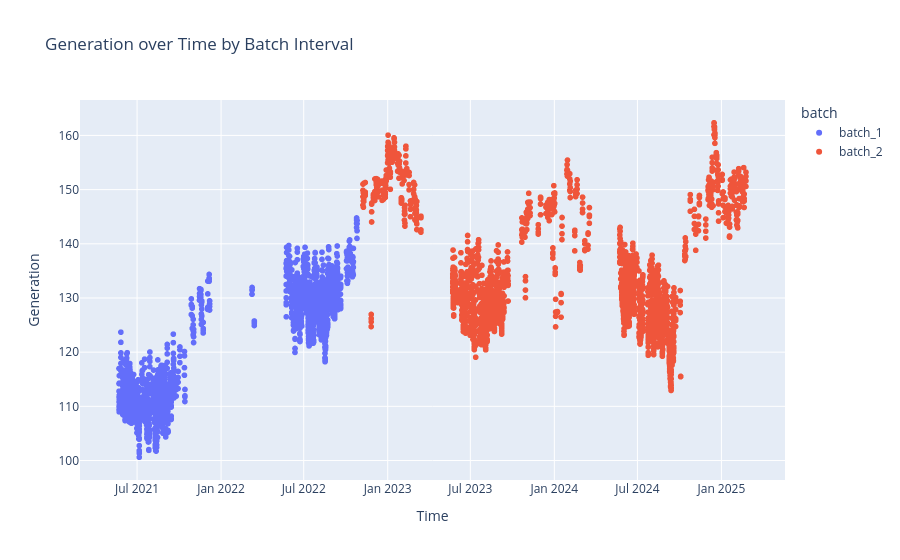
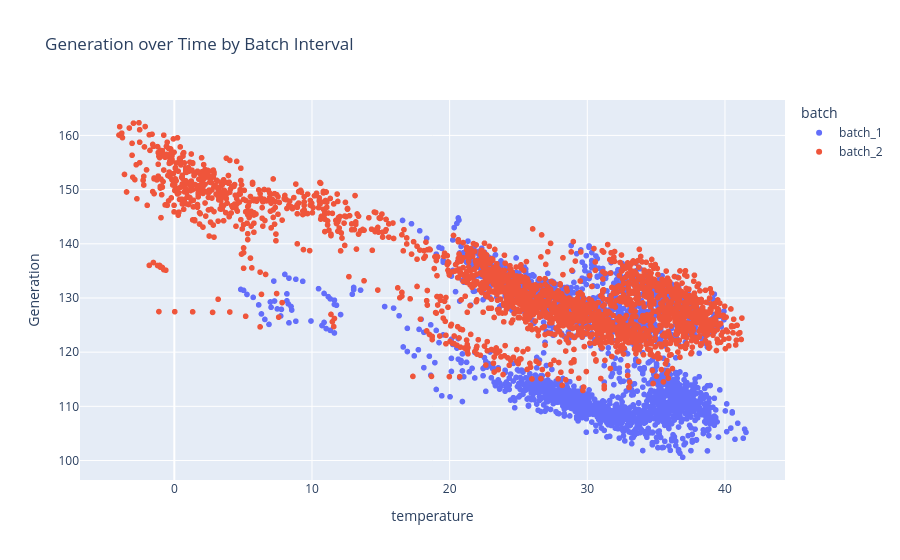

Write notebook code for charts like these, in order.
### Code cell
name = "پرند"
code = "G11"
batch_models,batches,errors,filtered_df = start(df,name,code)
k = 2
threshold = 100
is_merged = True
while len(batch_models) > k and is_merged:
    is_merged,i,error_min = merge_batches(batches, batch_models, filtered_df,errors, threshold)
print(name,code,len(batch_models),error_min) 
show(filtered_df,batches)

### Figure 1 — Plotly figure (JSON) as saved in the notebook; plotly's stock layout.template omitted (floating-point values rounded to 4 significant figures; data arrays with more than 128 entries replaced by an {"elided": "..."} marker saying what was removed)
{"data": [{"customdata": {"elided": "2327x2 float values"}, "hovertemplate": "batch=batch_1<br>Time=%{x}<br>Generation=%{y}<br>temperature=%{customdata[0]}<br>interval_id=%{customdata[1]}<extra></extra>", "legendgroup": "batch_1", "marker": {"color": "#636efa", "symbol": "circle"}, "mode": "markers", "name": "batch_1", "showlegend": true, "type": "scattergl", "x": {"elided": "2327 str values"}, "xaxis": "x", "y": {"elided": "2327 float values"}, "yaxis": "y"}, {"customdata": {"elided": "2270x2 float values"}, "hovertemplate": "batch=batch_2<br>Time=%{x}<br>Generation=%{y}<br>temperature=%{customdata[0]}<br>interval_id=%{customdata[1]}<extra></extra>", "legendgroup": "batch_2", "marker": {"color": "#EF553B", "symbol": "circle"}, "mode": "markers", "name": "batch_2", "showlegend": true, "type": "scattergl", "x": {"elided": "2270 str values"}, "xaxis": "x", "y": {"elided": "2270 float values"}, "yaxis": "y"}], "layout": {"legend": {"title": {"text": "batch"}, "tracegroupgap": 0}, "title": {"text": "Generation over Time by Batch Interval"}, "xaxis": {"anchor": "y", "domain": [0, 1], "title": {"text": "Time"}}, "yaxis": {"anchor": "x", "domain": [0, 1], "title": {"text": "Generation"}}}}

### Figure 2 — Plotly figure (JSON) as saved in the notebook; plotly's stock layout.template omitted (floating-point values rounded to 4 significant figures; data arrays with more than 128 entries replaced by an {"elided": "..."} marker saying what was removed)
{"data": [{"customdata": {"elided": "2327x2 mixed values"}, "hovertemplate": "batch=batch_1<br>temperature=%{x}<br>Generation=%{y}<br>Time=%{customdata[0]}<br>interval_id=%{customdata[1]}<extra></extra>", "legendgroup": "batch_1", "marker": {"color": "#636efa", "symbol": "circle"}, "mode": "markers", "name": "batch_1", "showlegend": true, "type": "scattergl", "x": {"elided": "2327 float values"}, "xaxis": "x", "y": {"elided": "2327 float values"}, "yaxis": "y"}, {"customdata": {"elided": "2270x2 mixed values"}, "hovertemplate": "batch=batch_2<br>temperature=%{x}<br>Generation=%{y}<br>Time=%{customdata[0]}<br>interval_id=%{customdata[1]}<extra></extra>", "legendgroup": "batch_2", "marker": {"color": "#EF553B", "symbol": "circle"}, "mode": "markers", "name": "batch_2", "showlegend": true, "type": "scattergl", "x": {"elided": "2270 float values"}, "xaxis": "x", "y": {"elided": "2270 float values"}, "yaxis": "y"}], "layout": {"legend": {"title": {"text": "batch"}, "tracegroupgap": 0}, "title": {"text": "Generation over Time by Batch Interval"}, "xaxis": {"anchor": "y", "domain": [0, 1], "title": {"text": "temperature"}}, "yaxis": {"anchor": "x", "domain": [0, 1], "title": {"text": "Generation"}}}}
